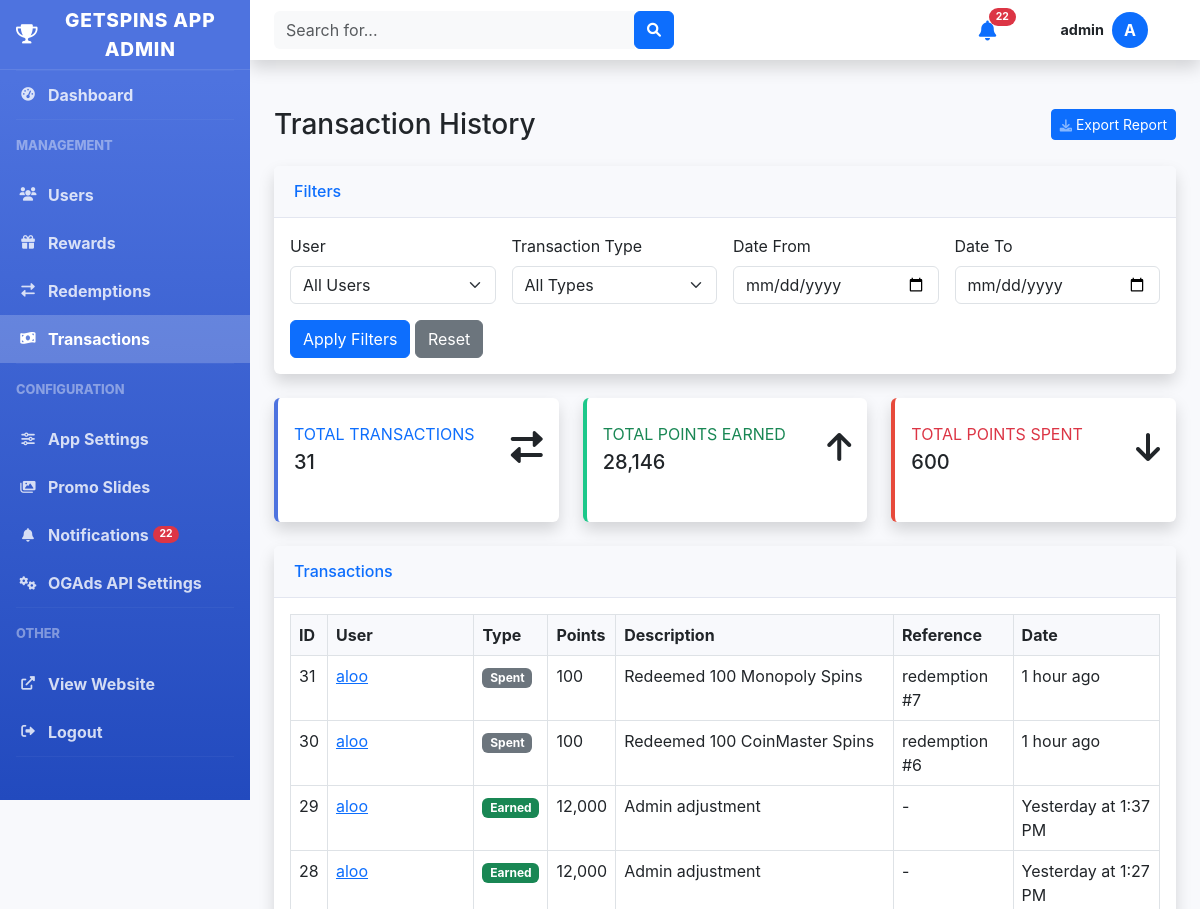
The page /admin/transactions.php (signed in, upper part) on the database as committed earlier.
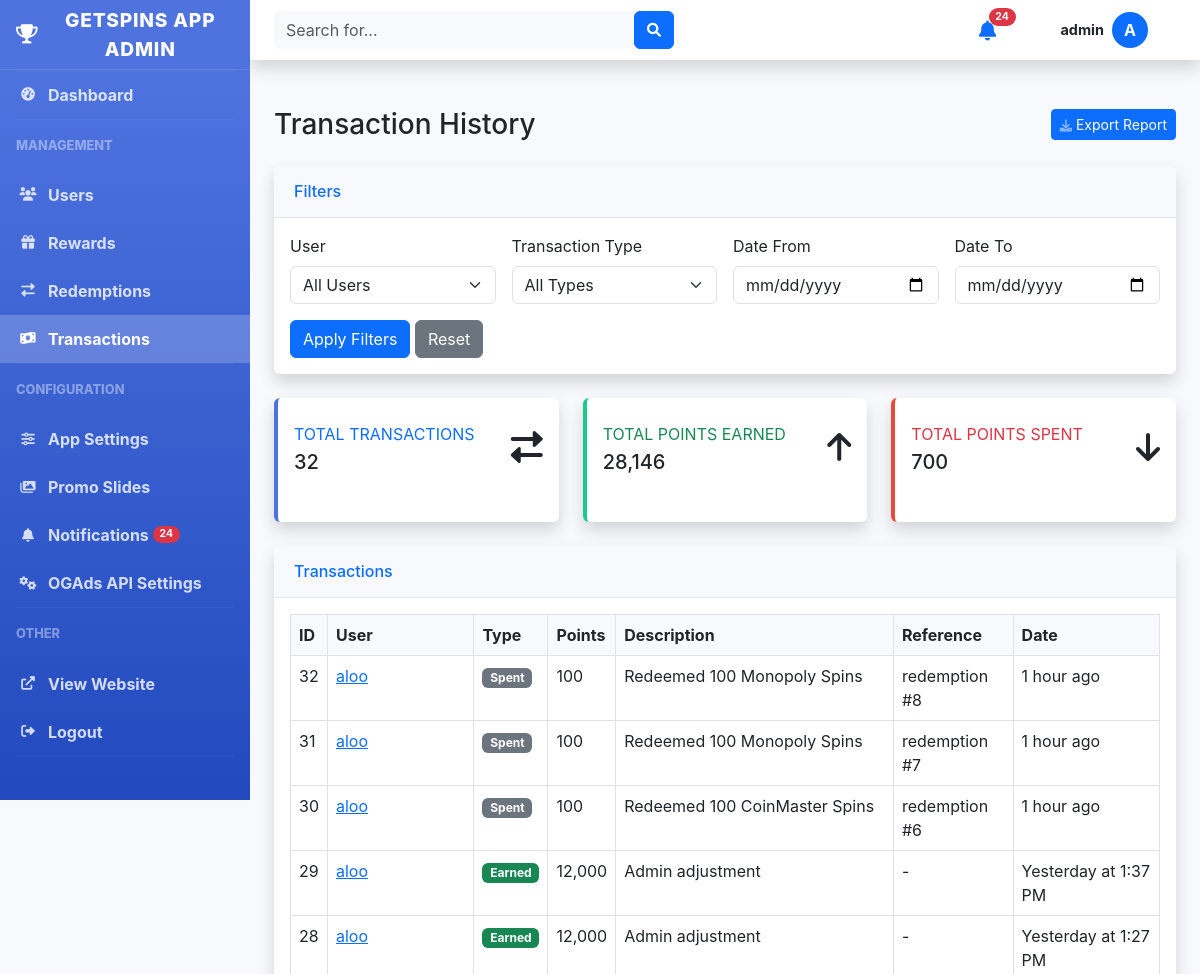
The same page on the database as committed later.
### tables this page shows
CREATE TABLE transactions (
            id INTEGER PRIMARY KEY AUTOINCREMENT,
            user_id INTEGER NOT NULL,
            type TEXT NOT NULL CHECK(type IN ('earn', 'spend')),
            points INTEGER NOT NULL,
            description TEXT NOT NULL,
            reference_id INTEGER NULL,
            reference_type TEXT NULL,
            created_at TIMESTAMP DEFAULT CURRENT_TIMESTAMP,
            FOREIGN KEY (user_id) REFERENCES users(id) ON DELETE CASCADE
        );

CREATE TABLE users (
            id INTEGER PRIMARY KEY AUTOINCREMENT,
            username TEXT NOT NULL UNIQUE,
            email TEXT NOT NULL UNIQUE,
            password TEXT NOT NULL,
            points INTEGER NOT NULL DEFAULT 0,
            is_admin INTEGER NOT NULL DEFAULT 0,
            created_at TIMESTAMP DEFAULT CURRENT_TIMESTAMP,
            updated_at TIMESTAMP DEFAULT CURRENT_TIMESTAMP
        , referral_code TEXT, referred_by INTEGER, is_blocked INTEGER DEFAULT 0 NOT NULL);

### includes/functions.php (called while the page is built, shortened)
<?php
function getUnreadNotificationsCount() {
    try {
        $db = Database::getInstance();
        $conn = $db->getConnection();
        $stmt = $conn->query("SELECT COUNT(*) FROM admin_notifications WHERE is_read = 0");
        return $stmt->fetchColumn();
    } catch (PDOException $e) {
        error_log("Error counting unread notifications: " . $e->getMessage());
        return 0;
    }
}
function formatDate($date_string) {
    $date = new DateTime($date_string);
    $now = new DateTime();
    $diff = $now->diff($date);
    if ($diff->days == 0) {
        return $diff->h . " hour" . ($diff->h > 1 ? "s" : "") . " ago";
    } else if ($diff->days == 1) {
        return "Yesterday at " . $date->format('g:i A');
    } else if ($diff->days < 7) {
        return $date->format('l') . " at " . $date->format('g:i A');
    } else {
        return $date->format('M j, Y') . " at " . $date->format('g:i A');
    }
}
function formatPoints($points) {
    $pointsValue = intval($points);
    return number_format($pointsValue);
}
?>

### includes/auth.php (called while the page is built, shortened)
<?php
class Auth {
    private $db;
    public function __construct() {
        $this->db = Database::getInstance();
    }
    public function getUser() {
        $user_id = $_SESSION['user_id'];
        $conn = $this->db->getConnection();
        try {
            $stmt = $conn->prepare("SELECT id, username, email, points, is_admin, created_at, referral_code, referred_by FROM users WHERE id = :user_id");
            $stmt->bindValue(':user_id', $user_id);
            $stmt->execute();
            $user = $stmt->fetch(PDO::FETCH_ASSOC);
            return $user;
        } catch (PDOException $e) {
            error_log('Error getting user: ' . $e->getMessage());
            return null;
        }
    }
}
?>

### admin/transactions.php (the view, shortened to what the changed rows need)
<?php
require_once '../includes/config.php';
require_once '../includes/auth.php';
require_once '../includes/functions.php';
$db = Database::getInstance();
$conn = $db->getConnection();
$query = "SELECT t.*, u.username FROM transactions t JOIN users u ON t.user_id = u.id WHERE 1=1";
$query .= " ORDER BY t.created_at DESC LIMIT 500";
try {
    $stmt = $conn->prepare($query);
    $stmt->execute();
    $transactions = $stmt->fetchAll(PDO::FETCH_ASSOC);
} catch (PDOException $e) {
    error_log("Error fetching transactions: " . $e->getMessage());
    $transactions = [];
    $users = [];
}
$earn_total = 0;
$spend_total = 0;
foreach ($transactions as $transaction) {
    if ($transaction['type'] === 'earn') {
        $earn_total += $transaction['points'];
    } else {
        $spend_total += $transaction['points'];
    }
}
include 'header.php';
?>
<div class="container-fluid">
    <div class="d-sm-flex align-items-center justify-content-between mb-4">
        <h1 class="h3 mb-0 text-gray-800">Transaction History</h1>
    </div>
    <div class="row mb-4">
        <div class="col-md-4">
            <div class="card border-left-primary shadow h-100 py-2">
                <div class="card-body">
                    <div class="row no-gutters align-items-center">
                        <div class="col mr-2">
                            <div class="text-xs font-weight-bold text-primary text-uppercase mb-1">
                                Total Transactions
                            </div>
                            <div class="h5 mb-0 font-weight-bold text-gray-800"><?php echo count($transactions); ?></div>
                        </div>
                    </div>
                </div>
            </div>
        </div>
        <div class="col-md-4">
            <div class="card border-left-danger shadow h-100 py-2">
                <div class="card-body">
                    <div class="row no-gutters align-items-center">
                        <div class="col mr-2">
                            <div class="text-xs font-weight-bold text-danger text-uppercase mb-1">
                                Total Points Spent
                            </div>
                            <div class="h5 mb-0 font-weight-bold text-gray-800"><?php echo formatPoints($spend_total); ?></div>
                        </div>
                    </div>
                </div>
            </div>
        </div>
    </div>
    <div class="card shadow mb-4">
        <div class="card-body">
            <div class="table-responsive">
                <table class="table table-bordered" id="transactionsTable" width="100%" cellspacing="0">
                    <thead>
                        <tr>
                            <th>ID</th>
                            <th>User</th>
                            <th>Type</th>
                            <th>Points</th>
                            <th>Description</th>
                            <th>Reference</th>
                            <th>Date</th>
                        </tr>
                    </thead>
                    <tbody>
                        <?php if (count($transactions) > 0): ?>
                            <?php foreach ($transactions as $transaction): ?>
                            <tr>
                                <td><?php echo $transaction['id']; ?></td>
                                <td>
                                    <a href="users.php?action=view&id=<?php echo $transaction['user_id']; ?>">
                                        <?php echo htmlspecialchars($transaction['username']); ?>
                                    </a>
                                </td>
                                <td>
                                    <?php if ($transaction['type'] === 'earn'): ?>
                                    <span class="badge bg-success">Earned</span>
                                    <?php else: ?>
                                    <span class="badge bg-secondary">Spent</span>
                                    <?php endif; ?>
                                </td>
                                <td><?php echo formatPoints($transaction['points']); ?></td>
                                <td><?php echo htmlspecialchars($transaction['description']); ?></td>
                                <td>
                                    <?php
                                    if ($transaction['reference_id'] && $transaction['reference_type']) {
                                        echo htmlspecialchars($transaction['reference_type'] . ' #' . $transaction['reference_id']);
                                    } else {
                                        echo '-';
                                    }
                                    ?>
                                </td>
                                <td><?php echo formatDate($transaction['created_at']); ?></td>
                            </tr>
                            <?php endforeach; ?>
                        <?php else: ?>
                        <tr>
                            <td colspan="7" class="text-center">No transactions found</td>
                        </tr>
                        <?php endif; ?>
                    </tbody>
                </table>
            </div>
        </div>
    </div>
</div>
<?php include 'footer.php'; ?>

### admin/header.php (shortened to what the changed rows need)
<?php
require_once '../includes/config.php';
require_once '../includes/auth.php';
require_once '../includes/functions.php';
$auth = new Auth();
$current_user = $auth->getUser();
?>
<!DOCTYPE html>
<html lang="en">
<head>
    <link href="https://cdn.jsdelivr.net/npm/bootstrap@5.3.0-alpha1/dist/css/bootstrap.min.css" rel="stylesheet">
    <link href="https://cdnjs.cloudflare.com/ajax/libs/font-awesome/6.0.0/css/all.min.css" rel="stylesheet">
</head>
<body>
    <div id="wrapper">
        <?php include 'sidebar.php'; ?>
        <div id="content-wrapper" class="d-flex flex-column">
            <div id="content">
                <nav class="navbar navbar-expand navbar-light bg-white topbar mb-4 static-top shadow" style="height: 60px;">
                    <ul class="navbar-nav ml-auto">
                        <li class="nav-item dropdown no-arrow mx-1">
                            <?php
                            $unread_count = getUnreadNotificationsCount();
                            ?>
                            <a class="nav-link position-relative d-inline-flex align-items-center justify-content-center" href="#" id="alertsDropdown" role="button" data-bs-toggle="dropdown" aria-expanded="false" style="padding: 0.75rem 1rem;">
                                <i class="fas fa-bell text-primary" style="font-size: 1.25rem; position: relative; top: 9px;"></i>
                                <?php if ($unread_count > 0): ?>
                                <span class="position-absolute badge rounded-pill bg-danger" style="font-size: 0.65rem; top: 0.5rem; right: 0.5rem;">
                                    <?php echo $unread_count < 100 ? $unread_count : '99+'; ?>
                                </span>
                                <?php endif; ?>
                            </a>
                        </li>
                    </ul>
                </nav>

### admin/sidebar.php (shortened to what the changed rows need)
<?php
$current_page = basename($_SERVER['PHP_SELF']);
?>
<div class="sidebar">
    <ul class="nav flex-column">
        <li class="nav-item">
            <a class="nav-link <?php echo $current_page === 'notifications.php' ? 'active' : ''; ?>" href="notifications.php">
                <i class="fas fa-fw fa-bell"></i>
                Notifications
                <?php
                $unread_count = getUnreadNotificationsCount();
                if ($unread_count > 0):
                ?>
                <span class="badge bg-danger rounded-pill ms-1" style="font-size: 0.65rem; transform: translateY(-1px); display: inline-block;"><?php echo $unread_count < 100 ? $unread_count : '99+'; ?></span>
                <?php endif; ?>
            </a>
        </li>
    </ul>
</div>

Rows that differ between the two databases and show on the page:
added transactions: id "32", user.username "aloo", type "Spent", points "100", description "Redeemed 100 Monopoly Spins", reference_type+reference "redemption #8", created_at "1 hour ago"
Other text that changed with them:
$unread_count: "22" → "24"
count($transactions): "31" → "32"
formatPoints($spend_total): "600" → "700"
